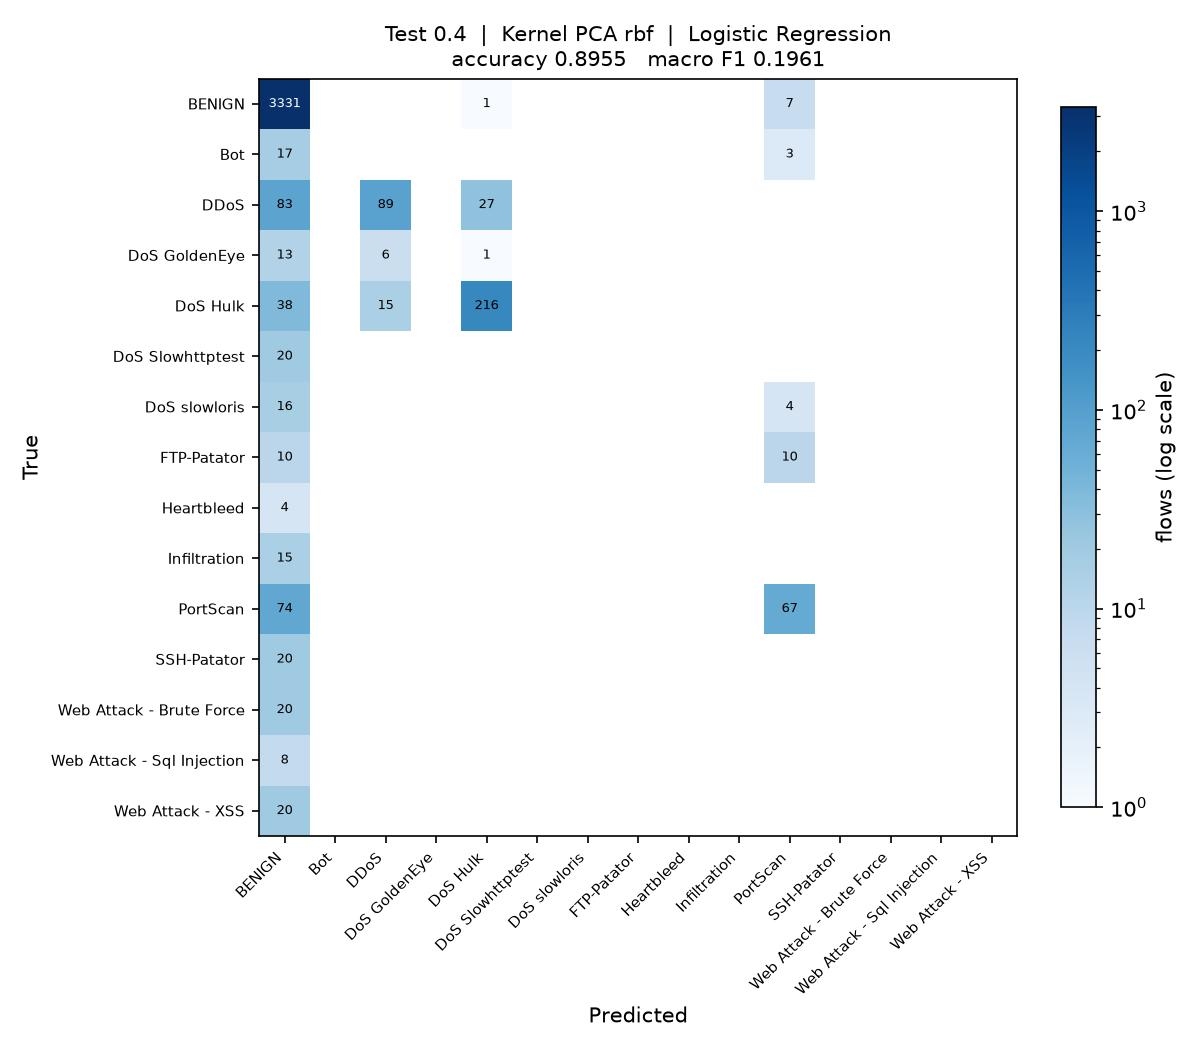

Recreate this plot in Python.
"""
Test_0.4_DR_RBF_LR

Test size 0.4  |  Kernel PCA (rbf)  |  Logistic Regression  (reference sheet #2)

Note: taken in place of sheet #1 Linear Regression, which is a regressor and cannot classify.

Run on its own:

    python Test_0.4_DR_RBF_LR.py

Writes Test_0.4_DR_RBF_LR.jpg (confusion matrix) and appends one row to
results/75_runs.csv.
"""

import os
import sys
import time
import warnings
from pathlib import Path

import matplotlib
matplotlib.use("Agg")
import matplotlib.pyplot as plt
import numpy as np
import pandas as pd
from sklearn.decomposition import KernelPCA
from sklearn.impute import SimpleImputer
from sklearn.metrics import (accuracy_score, confusion_matrix, f1_score,
                             precision_score, recall_score)
from sklearn.model_selection import train_test_split
from sklearn.preprocessing import LabelEncoder, StandardScaler
from sklearn.linear_model import LogisticRegression

sys.path.insert(0, str(Path(__file__).resolve().parent.parent))
from common import load_sample                      # noqa: E402

warnings.filterwarnings("ignore")

# ----- this run -------------------------------------------------------------
TEST_SIZE = 0.4
KERNEL = "rbf"
CLASSIFIER = "LR"
N_COMPONENTS = 15
# ----------------------------------------------------------------------------

SEED = 0
N_JOBS = max(1, (os.cpu_count() or 2) // 2)
STEM = "Test_0.4_DR_RBF_LR"
HERE = Path(__file__).resolve().parent
RESULTS = HERE.parent / "results"


def main():
    t0 = time.time()
    df = load_sample(10000, 50, SEED)
    y = LabelEncoder().fit_transform(df["Label"])
    X = df.drop(columns=["Label", "Day"])
    classes = sorted(df["Label"].unique())
    print(f"{len(df):,} flows, {X.shape[1]} features, {len(classes)} classes")

    X_train, X_test, y_train, y_test = train_test_split(
        X, y, test_size=TEST_SIZE, random_state=SEED, stratify=y)

    # mean imputation and scaling, fitted on the training split only
    imputer = SimpleImputer(strategy="mean").fit(X_train)
    scaler = StandardScaler().fit(imputer.transform(X_train))
    X_train = scaler.transform(imputer.transform(X_train))
    X_test = scaler.transform(imputer.transform(X_test))

    # dimensionality reduction: Kernel PCA, fitted on the training split only.
    # arpack keeps the largest positive eigenvalues; the randomized solver ranks
    # them by magnitude and fails on the sigmoid kernel, which is not PSD.
    kpca = KernelPCA(n_components=N_COMPONENTS, kernel=KERNEL,
                     eigen_solver="arpack", random_state=SEED, n_jobs=N_JOBS)
    X_train = kpca.fit_transform(X_train)
    X_test = kpca.transform(X_test)
    print(f"Kernel PCA ({KERNEL}): {X_train.shape[1]} components")

    classifier = LogisticRegression(max_iter=2000, random_state=SEED)
    classifier.fit(X_train, y_train)
    y_pred = classifier.predict(X_test)

    acc = accuracy_score(y_test, y_pred)
    pre = precision_score(y_test, y_pred, average="macro", zero_division=0)
    rec = recall_score(y_test, y_pred, average="macro", zero_division=0)
    f1 = f1_score(y_test, y_pred, average="macro", zero_division=0)
    pre_w = precision_score(y_test, y_pred, average="weighted", zero_division=0)
    rec_w = recall_score(y_test, y_pred, average="weighted", zero_division=0)
    f1_w = f1_score(y_test, y_pred, average="weighted", zero_division=0)

    print(f"Accuracy  : {acc:.4f}")
    print(f"Precision : {pre:.4f}")
    print(f"Recall    : {rec:.4f}")
    print(f"F1 Score  : {f1:.4f}")

    # confusion matrix image, named to match this script
    cm = confusion_matrix(y_test, y_pred, labels=range(len(classes)))
    fig, ax = plt.subplots(figsize=(8, 7))
    im = ax.imshow(cm, cmap="Blues", norm=matplotlib.colors.LogNorm(vmin=1))
    ax.set_xticks(range(len(classes)), classes, rotation=45, ha="right", fontsize=7)
    ax.set_yticks(range(len(classes)), classes, fontsize=7)
    ax.set_xlabel("Predicted")
    ax.set_ylabel("True")
    ax.set_title(f"Test {TEST_SIZE}  |  Kernel PCA {KERNEL}  |  Logistic Regression\n"
                 f"accuracy {acc:.4f}   macro F1 {f1:.4f}", fontsize=10)
    for i in range(len(classes)):
        for j in range(len(classes)):
            if cm[i, j]:
                ax.text(j, i, cm[i, j], ha="center", va="center", fontsize=6,
                        color="white" if cm[i, j] > cm.max() / 3 else "black")
    fig.colorbar(im, ax=ax, fraction=0.04, label="flows (log scale)")
    fig.tight_layout()
    fig.savefig(HERE / f"{STEM}.jpg", dpi=150)
    plt.close(fig)

    # one row appended to the shared results table
    RESULTS.mkdir(exist_ok=True)
    row = {"Test": TEST_SIZE, "DR": "RBF", "Clas": CLASSIFIER,
           "Acc": round(acc, 4), "Pre": round(pre, 4), "Rec": round(rec, 4),
           "F1": round(f1, 4),
           "Pre_weighted": round(pre_w, 4), "Rec_weighted": round(rec_w, 4),
           "F1_weighted": round(f1_w, 4),
           "n_components": N_COMPONENTS, "seconds": round(time.time() - t0, 1),
           "script": STEM}
    out = RESULTS / "75_runs.csv"
    old = pd.read_csv(out).to_dict("records") if out.exists() else []
    old = [r for r in old if r.get("script") != STEM]
    pd.DataFrame(old + [row]).to_csv(out, index=False)
    print(f"saved {STEM}.jpg and appended to results/75_runs.csv "
          f"({time.time() - t0:.0f}s)")


if __name__ == "__main__":
    main()
